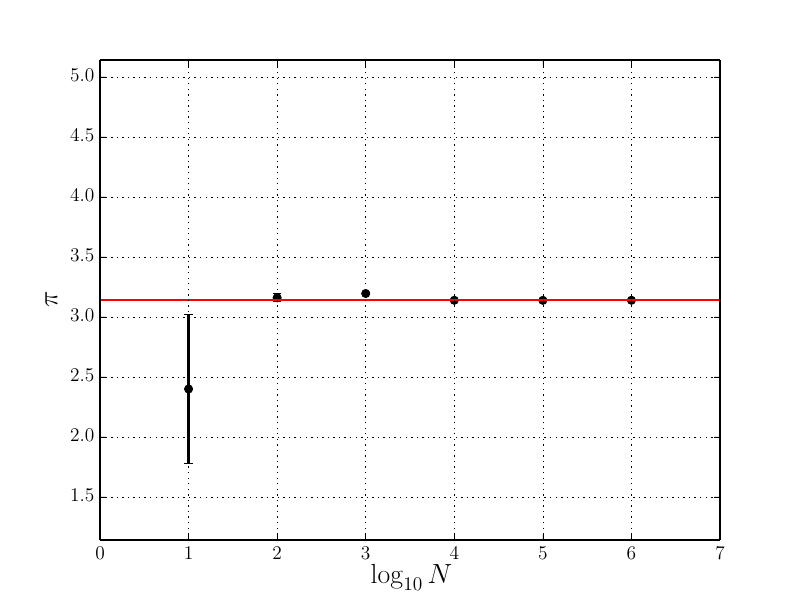

Source code (Python):
#!/usr/bin/env python

from __future__ import division
from pylab import *

seed(12345) # Seed the random number generator

N = logspace(1,6,6) # Total number of random samples
Ntrials = 10        # Number of trials to do with each N

estimate = zeros(len(N))
error    = zeros(len(N))
for i in range(len(N)):
    trial_estimates = zeros(Ntrials)
    for j in range(Ntrials):
        n = round(N[i]/Ntrials) # Note that because we are doing this Ntrials-times,
                                # we need to reduce the number of random numbers
                                # generated (to be honest!)
        x = rand(n,2) # Generate the random numbers
        inside_circle = sum((x[:,0]**2 + x[:,1]**2) < 1)
        trial_estimates[j] = 4*inside_circle/n
    estimate[i] = mean(trial_estimates)
    error[i]    = std(trial_estimates)/sqrt(N[i])

figure()
errorbar(log10(N),estimate,yerr=error,fmt='ko')
axhline(y=pi,color='r')
xlabel(r'$\log_{10}N$',fontsize=20)
ylabel(r'$\pi$',fontsize=20)
xlim(0,7)
ylim(pi-2,pi+2)
savefig('problem1.pdf')
close()

